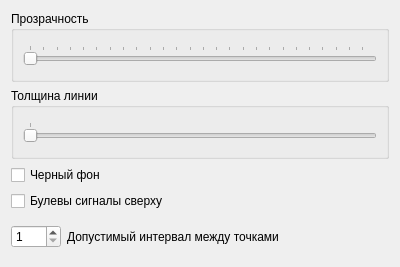
<?xml version="1.0" encoding="UTF-8"?>
<ui version="4.0">
 <class>GraphSettingDialog</class>
 <widget class="QDialog" name="GraphSettingDialog">
  <property name="geometry">
   <rect>
    <x>0</x>
    <y>0</y>
    <width>400</width>
    <height>267</height>
   </rect>
  </property>
  <property name="maximumSize">
   <size>
    <width>400</width>
    <height>267</height>
   </size>
  </property>
  <property name="windowTitle">
   <string>Вид графика</string>
  </property>
  <layout class="QVBoxLayout" name="verticalLayout_3">
   <item>
    <widget class="QGroupBox" name="groupBox">
     <property name="title">
      <string>Прозрачность</string>
     </property>
     <layout class="QVBoxLayout" name="verticalLayout">
      <item>
       <layout class="QHBoxLayout" name="horizontalLayout">
        <property name="topMargin">
         <number>5</number>
        </property>
        <property name="bottomMargin">
         <number>5</number>
        </property>
        <item>
         <widget class="QSlider" name="slrColorTransparent">
          <property name="maximum">
           <number>255</number>
          </property>
          <property name="orientation">
           <enum>Qt::Horizontal</enum>
          </property>
          <property name="tickPosition">
           <enum>QSlider::TicksAbove</enum>
          </property>
         </widget>
        </item>
       </layout>
      </item>
     </layout>
    </widget>
   </item>
   <item>
    <widget class="QGroupBox" name="groupBox_2">
     <property name="title">
      <string>Толщина линии</string>
     </property>
     <layout class="QVBoxLayout" name="verticalLayout_2">
      <item>
       <layout class="QHBoxLayout" name="horizontalLayout_2">
        <property name="topMargin">
         <number>5</number>
        </property>
        <property name="bottomMargin">
         <number>5</number>
        </property>
        <item>
         <widget class="QSlider" name="slrPenWidth">
          <property name="minimum">
           <number>1</number>
          </property>
          <property name="maximum">
           <number>5</number>
          </property>
          <property name="orientation">
           <enum>Qt::Horizontal</enum>
          </property>
          <property name="tickPosition">
           <enum>QSlider::TicksAbove</enum>
          </property>
         </widget>
        </item>
       </layout>
      </item>
     </layout>
    </widget>
   </item>
   <item>
    <widget class="QCheckBox" name="chbDarkTheme">
     <property name="text">
      <string>Черный фон</string>
     </property>
    </widget>
   </item>
   <item>
    <widget class="QCheckBox" name="chbSignBoolOnTop">
     <property name="text">
      <string>Булевы сигналы сверху</string>
     </property>
    </widget>
   </item>
   <item>
    <layout class="QHBoxLayout" name="horizontalLayout_3">
     <item>
      <widget class="QSpinBox" name="sbGapTolerance">
       <property name="maximumSize">
        <size>
         <width>50</width>
         <height>16777215</height>
        </size>
       </property>
       <property name="minimum">
        <number>1</number>
       </property>
       <property name="maximum">
        <number>99999999</number>
       </property>
      </widget>
     </item>
     <item>
      <widget class="QLabel" name="lbGapTolerance">
       <property name="text">
        <string>Допустимый интервал между точками</string>
       </property>
      </widget>
     </item>
    </layout>
   </item>
  </layout>
 </widget>
 <resources/>
 <connections/>
</ui>
